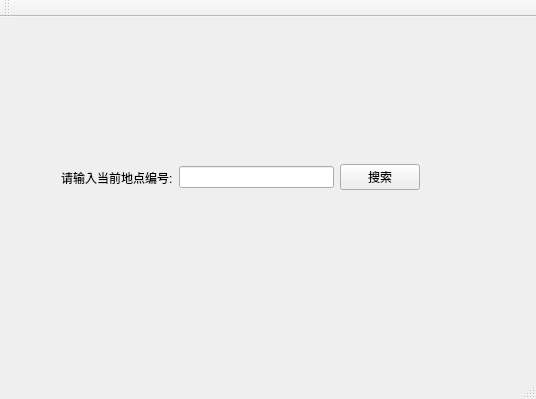
<?xml version="1.0" encoding="UTF-8"?>
<ui version="4.0">
 <class>MainWindow</class>
 <widget class="QMainWindow" name="MainWindow">
  <property name="geometry">
   <rect>
    <x>0</x>
    <y>0</y>
    <width>536</width>
    <height>399</height>
   </rect>
  </property>
  <property name="windowTitle">
   <string>MainWindow</string>
  </property>
  <widget class="QWidget" name="centralWidget">
   <widget class="QWidget" name="horizontalLayoutWidget">
    <property name="geometry">
     <rect>
      <x>50</x>
      <y>90</y>
      <width>381</width>
      <height>141</height>
     </rect>
    </property>
    <layout class="QHBoxLayout" name="horizontalLayout">
     <item>
      <widget class="QLabel" name="label">
       <property name="text">
        <string>请输入当前地点编号:</string>
       </property>
      </widget>
     </item>
     <item>
      <widget class="QLineEdit" name="lineEdit"/>
     </item>
     <item>
      <widget class="QPushButton" name="pushButton">
       <property name="text">
        <string>搜索</string>
       </property>
      </widget>
     </item>
    </layout>
   </widget>
  </widget>
  <widget class="QMenuBar" name="menuBar">
   <property name="geometry">
    <rect>
     <x>0</x>
     <y>0</y>
     <width>536</width>
     <height>26</height>
    </rect>
   </property>
  </widget>
  <widget class="QToolBar" name="mainToolBar">
   <attribute name="toolBarArea">
    <enum>TopToolBarArea</enum>
   </attribute>
   <attribute name="toolBarBreak">
    <bool>false</bool>
   </attribute>
  </widget>
  <widget class="QStatusBar" name="statusBar"/>
 </widget>
 <layoutdefault spacing="6" margin="11"/>
 <resources/>
 <connections/>
</ui>
